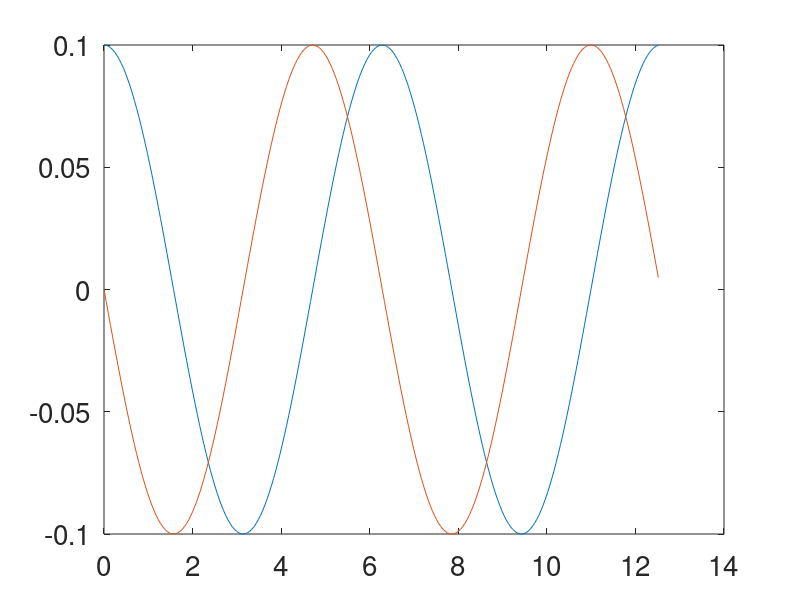

MATLAB code for this plot:
function capillary_1D_lin
%
% Sinusoidal wave with binary output for 2D code.
% 

fbase = 'lin'

N = 256             % number of output points
L = 4*pi            % domain size
k = 2*pi/L * 2      % two wavelengths
A = 0.1
  
iunit = i;

%----------------------------------------------------

  x = (0:N-1)*L/N;

  psi = A*cos(k*x) - iunit * A*sin(k*x);

  plot(x,real(psi), x,imag(psi));  set(gca, "fontsize", 20);

  psi = repmat(psi, N, 1);

  p  = zeros(2,N,N);
  p(1,:,:) = real(psi);
  p(2,:,:) = imag(psi);

  p = reshape(p, N*N*2, 1);

  fid = fopen([fbase, '.psi.0000'], 'wb');
  fwrite(fid, p, 'double');
  fclose(fid);


end

%---------------------
